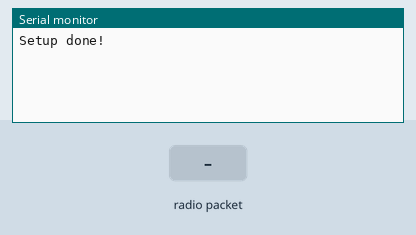
Recording of a sketch running on a simulated ESP32. Parts: the last lines printed to the serial monitor. The inputs (shaded band) are chosen by the test bench. No radio packets arrive unless stated.

Above: at 1.2 s.
1.3 s: radio packet "0" arrives
At 2.0 s:
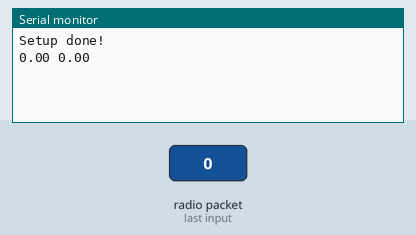
2.8 s: radio packet "5" arrives
At 3.2 s:
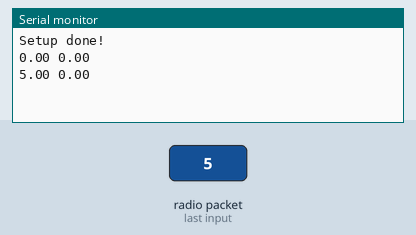

The sketch:

arduino_receiver.ino
```cpp
#include <SPI.h>
#include <nRF24L01.h>
#include <RF24.h>
#include <string.h>

RF24 radio(4, 5); // 4, 5 if ESP32
const byte address[6] = "00001";

void setup() {
  Serial.begin(115200);
  radio.begin();
  radio.openReadingPipe(0, address);
  radio.startListening();
  Serial.println("Setup done!");
}

void loop() {
  if (radio.available()) {
    char text[50] = {0};
    radio.read(&text, sizeof(text));

    // Get x, y in text delemiter by a space
    char* pch = strtok(text, " ");
    byte i = 0;
    float x;
    float y;
    while (pch != NULL) {
      if (i == 0) {
        x = atof(pch);
      } else {
        y = atof(pch);
      }
      pch = strtok(NULL, " ");
      i++;
    }
    Serial.print(x); Serial.print(" "); Serial.println(y);
  }
}
```

Measured:
- after the input at 1.3 s, the serial monitor: prints a new line at once (image 1)
- after the input at 2.8 s, the serial monitor: prints a new line at once (image 2)
